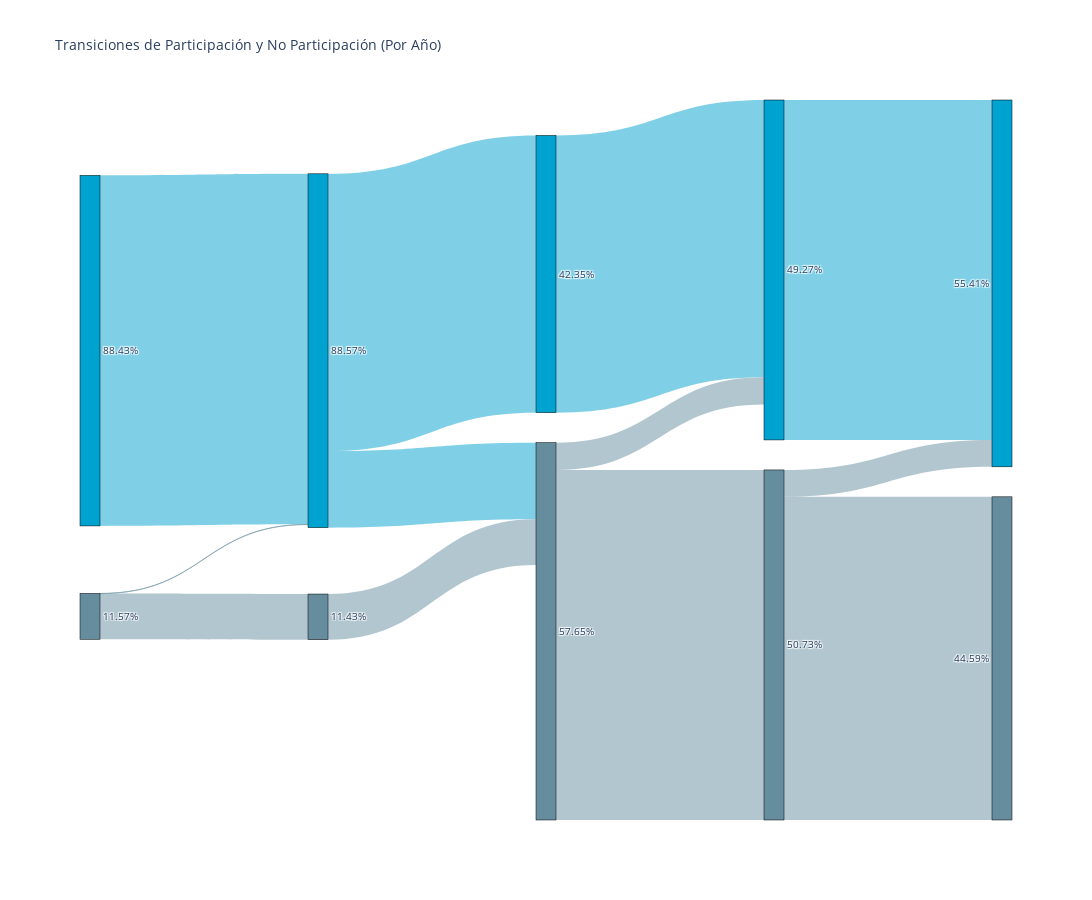

Source (notebook cell):
### Markdown cell above
Con el fin de visualizar los flujos de votos entre sectores, se parte primero por graficar los flujos de participación:

### Code cell
# Definir tendencias de análisis: solo Participación y No_participación
tendencias = ['Participación', 'No_participación']

# Función para calcular la transición entre dos años consecutivos
def calcular_transicion(df, año_anterior, año_actual):
    valores_anterior = df.loc[df['Year'] == año_anterior, tendencias].iloc[0]
    valores_actual = df.loc[df['Year'] == año_actual, tendencias].iloc[0]
    cambios = valores_actual - valores_anterior

    ganadores = cambios[cambios > 0]
    perdedores = cambios[cambios < 0] * -1

    total_ganancias = ganadores.sum()
    total_perdidas = perdedores.sum()

    # Crear matriz de transición vacía
    transicion = pd.DataFrame(0.0, index=tendencias, columns=tendencias)
    
    # Calcular transiciones de Participación y No_participación entre años
    if total_ganancias > 0 and total_perdidas > 0:
        for perdedor in perdedores.index:
            for ganador in ganadores.index:
                transicion.loc[perdedor, ganador] = perdedores[perdedor] * (ganadores[ganador] / total_ganancias)
    elif total_perdidas > 0:
        for perdedor in perdedores.index:
            transicion.loc[perdedor, 'No_participación'] += perdedores[perdedor]
    
    # Mantener o transferir valores de Participación y No_participación
    for tendencia in tendencias:
        if cambios[tendencia] >= 0:
            transicion.loc[tendencia, tendencia] += min(valores_anterior[tendencia], valores_actual[tendencia])
        else:
            transicion.loc[tendencia, tendencia] += valores_actual[tendencia]

    return transicion

# Generar diccionario de transiciones para cada par de años consecutivos
transiciones = {}
for i in range(1, len(resultado)):
    año_anterior = resultado['Year'].iloc[i - 1]
    año_actual = resultado['Year'].iloc[i]
    transiciones[f"{año_anterior}_to_{año_actual}"] = calcular_transicion(resultado, año_anterior, año_actual)

# Preparar listas para los datos del gráfico Sankey
source_labels_list = []
target_labels_list = []
values_list = []

# Iterar sobre cada matriz de transición en el diccionario `transiciones`
for key, transicion in transiciones.items():
    año_anterior, año_actual = key.split("_to_")
    
    for i, tendencia_origen in enumerate(tendencias):
        for j, tendencia_destino in enumerate(tendencias):
            source_label = f"{año_anterior}-{tendencia_origen}"
            target_label = f"{año_actual}-{tendencia_destino}"
            
            value = transicion.iloc[i, j]

            if value > 0:
                source_labels_list.append(source_label)
                target_labels_list.append(target_label)
                values_list.append(value)

# Crear lista de etiquetas únicas y mapear a índices
labels = list(set(source_labels_list + target_labels_list))
label_to_index = {label: idx for idx, label in enumerate(labels)}

source_indices = [label_to_index[label] for label in source_labels_list]
target_indices = [label_to_index[label] for label in target_labels_list]

labels_with_percentages = []
for label in labels:
    año, categoria = label.split('-')
    año = int(año)
    
    # Buscar el valor adecuado según la categoría del nodo
    if categoria == 'Participación':
        percentage = resultado.loc[resultado['Year'] == año, '%Participación'].values[0]
        labels_with_percentages.append(f"{percentage:.2f}%")
    elif categoria == 'No_participación':
        percentage = resultado.loc[resultado['Year'] == año, '%No_participación'].values[0]
        labels_with_percentages.append(f"{percentage:.2f}%")


# Asignar colores a los nodos según la categoría
node_colors = []
for label in labels:
    if 'Participación' in label:
        node_colors.append('rgba(0, 162, 208, 1)')  # Azul para Participación
    elif 'No_participación' in label:
        node_colors.append('rgba(101, 141, 158, 1)')  # Verde para No_participación

link_colors = []
for i in range(len(source_labels_list)):
    source_label = source_labels_list[i]
    if 'Participación' in source_label:
        link_colors.append('rgba(0, 162, 208, 0.5)')
    elif 'No_participación' in source_label:
        link_colors.append('rgba(101, 141, 158, 0.5)')

# Crear el diagrama Sankey
fig = go.Figure(data=[go.Sankey(
    node=dict(
        pad=30,
        thickness=20,
        line=dict(color="black", width=0.5),
        label=labels_with_percentages,
        color=node_colors
    ),
    link=dict(
        source=source_indices,
        target=target_indices,
        value=values_list,
        color=link_colors
    )
)])

# Configuración del título y diseño
fig.update_layout(title_text="Transiciones de Participación y No Participación (Por Año)", 
                  font_size=10,
                  width=1800,
                  height=900)
fig.show()

### Figure 1 — Plotly figure (JSON) as saved in the notebook; plotly's stock layout.template omitted (floating-point values rounded to 4 significant figures)
{"data": [{"link": {"color": ["rgba(0, 162, 208, 0.5)", "rgba(101, 141, 158, 0.5)", "rgba(101, 141, 158, 0.5)", "rgba(0, 162, 208, 0.5)", "rgba(0, 162, 208, 0.5)", "rgba(101, 141, 158, 0.5)", "rgba(0, 162, 208, 0.5)", "rgba(101, 141, 158, 0.5)", "rgba(101, 141, 158, 0.5)", "rgba(0, 162, 208, 0.5)", "rgba(101, 141, 158, 0.5)", "rgba(101, 141, 158, 0.5)"], "source": [0, 1, 1, 2, 2, 3, 7, 9, 9, 4, 6, 6], "target": [2, 2, 3, 7, 9, 9, 4, 4, 6, 5, 5, 8], "value": [7269357, 4306, 947234, 5748102, 1589850, 947234, 5748102, 565907, 7259134, 7049017, 557492, 6701642]}, "node": {"color": ["rgba(0, 162, 208, 1)", "rgba(101, 141, 158, 1)", "rgba(0, 162, 208, 1)", "rgba(101, 141, 158, 1)", "rgba(0, 162, 208, 1)", "rgba(0, 162, 208, 1)", "rgba(101, 141, 158, 1)", "rgba(0, 162, 208, 1)", "rgba(101, 141, 158, 1)", "rgba(101, 141, 158, 1)"], "label": ["88.43%", "11.57%", "88.57%", "11.43%", "49.27%", "55.41%", "50.73%", "42.35%", "44.59%", "57.65%"], "line": {"color": "black", "width": 0.5}, "pad": 30, "thickness": 20}, "type": "sankey"}], "layout": {"font": {"size": 10}, "height": 900, "title": {"text": "Transiciones de Participación y No Participación (Por Año)"}, "width": 1800}}
